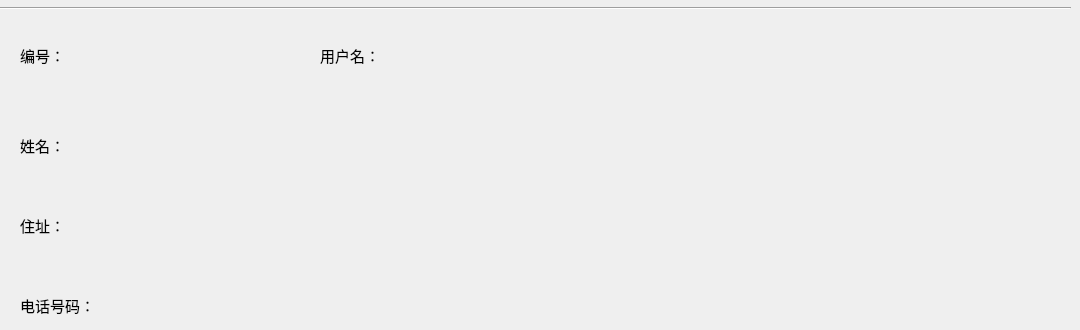
      <widget class="QWidget" name="tab_3">
       <attribute name="title">
        <string>查看信息</string>
       </attribute>
       <widget class="Line" name="line_2">
        <property name="geometry">
         <rect>
          <x>0</x>
          <y>0</y>
          <width>1071</width>
          <height>16</height>
         </rect>
        </property>
        <property name="styleSheet">
         <string notr="true">QLine{
color: #00aeed;
}</string>
        </property>
        <property name="orientation">
         <enum>Qt::Horizontal</enum>
        </property>
       </widget>
       <widget class="QLabel" name="show_landlord_name">
        <property name="geometry">
         <rect>
          <x>90</x>
          <y>130</y>
          <width>161</width>
          <height>31</height>
         </rect>
        </property>
        <property name="font">
         <font>
          <family>微软雅黑</family>
          <pointsize>11</pointsize>
         </font>
        </property>
        <property name="text">
         <string/>
        </property>
       </widget>
       <widget class="QLabel" name="label_5">
        <property name="geometry">
         <rect>
          <x>20</x>
          <y>290</y>
          <width>81</width>
          <height>31</height>
         </rect>
        </property>
        <property name="font">
         <font>
          <family>微软雅黑</family>
          <pointsize>11</pointsize>
         </font>
        </property>
        <property name="text">
         <string>电话号码：</string>
        </property>
       </widget>
       <widget class="QLabel" name="show_landlord_address">
        <property name="geometry">
         <rect>
          <x>90</x>
          <y>210</y>
          <width>351</width>
          <height>31</height>
         </rect>
        </property>
        <property name="font">
         <font>
          <family>微软雅黑</family>
          <pointsize>11</pointsize>
         </font>
        </property>
        <property name="text">
         <string/>
        </property>
       </widget>
       <widget class="QLabel" name="label_4">
        <property name="geometry">
         <rect>
          <x>20</x>
          <y>210</y>
          <width>81</width>
          <height>31</height>
         </rect>
        </property>
        <property name="font">
         <font>
          <family>微软雅黑</family>
          <pointsize>11</pointsize>
         </font>
        </property>
        <property name="text">
         <string>住址：</string>
        </property>
       </widget>
       <widget class="QLabel" name="label_3">
        <property name="geometry">
         <rect>
          <x>20</x>
          <y>130</y>
          <width>81</width>
          <height>31</height>
         </rect>
        </property>
        <property name="font">
         <font>
          <family>微软雅黑</family>
          <pointsize>11</pointsize>
         </font>
        </property>
        <property name="text">
         <string>姓名：</string>
        </property>
       </widget>
       <widget class="QLabel" name="show_landlord_id">
        <property name="geometry">
         <rect>
          <x>90</x>
          <y>40</y>
          <width>161</width>
          <height>31</height>
         </rect>
        </property>
        <property name="font">
         <font>
          <family>微软雅黑</family>
          <pointsize>11</pointsize>
         </font>
        </property>
        <property name="text">
         <string/>
        </property>
       </widget>
       <widget class="QLabel" name="label_2">
        <property name="geometry">
         <rect>
          <x>320</x>
          <y>40</y>
          <width>91</width>
          <height>31</height>
         </rect>
        </property>
        <property name="font">
         <font>
          <family>微软雅黑</family>
          <pointsize>11</pointsize>
         </font>
        </property>
        <property name="text">
         <string>用户名：</string>
        </property>
       </widget>
       <widget class="QLabel" name="show_landlord_username">
        <property name="geometry">
         <rect>
          <x>400</x>
          <y>40</y>
          <width>181</width>
          <height>31</height>
         </rect>
        </property>
        <property name="font">
         <font>
          <family>微软雅黑</family>
          <pointsize>11</pointsize>
         </font>
        </property>
        <property name="text">
         <string/>
        </property>
       </widget>
       <widget class="QLabel" name="show_landlord_phone">
        <property name="geometry">
         <rect>
          <x>120</x>
          <y>290</y>
          <width>171</width>
          <height>31</height>
         </rect>
        </property>
        <property name="font">
         <font>
          <family>微软雅黑</family>
          <pointsize>11</pointsize>
         </font>
        </property>
        <property name="text">
         <string/>
        </property>
       </widget>
       <widget class="QLabel" name="label">
        <property name="geometry">
         <rect>
          <x>20</x>
          <y>40</y>
          <width>81</width>
          <height>31</height>
         </rect>
        </property>
        <property name="font">
         <font>
          <family>微软雅黑</family>
          <pointsize>11</pointsize>
         </font>
        </property>
        <property name="text">
         <string>编号：</string>
        </property>
       </widget>
      </widget>
